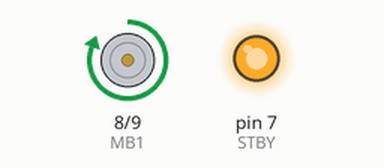
Bench run of a sketch on a simulated Arduino Uno, built with avr-gcc and run on an emulated ATmega328P. Shown: motor-driver pin pairs drawn as motors (green arrow = first pin HIGH = forward, orange = second pin HIGH = backward, longer = more drive, scaled by the enable pin, stopped while the standby pin is LOW), output pins drawn as LEDs (lit = HIGH). What the sketch prints to the serial monitor is not drawn.

Above: at 6.44 s.
At 19.3 s:
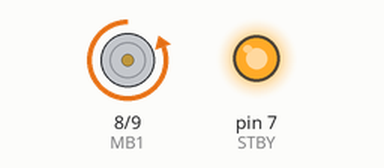
Timing chart, 0 to 33.4 s (numbered marks = the images above):
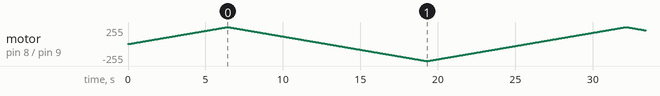

The sketch:

motor_demo.ino
```cpp
int MB1 = 8;
int MB2 = 9;
int PWMB = 6;
int STBY = 7;

void spin_up_down();

void setup()
{
  // Setup output pins
  pinMode(MB1, OUTPUT);
  pinMode(MB2, OUTPUT);
  pinMode(STBY, OUTPUT);
  pinMode(PWMB, OUTPUT);

  // Set spin direction
  digitalWrite(MB1, HIGH);
  digitalWrite(MB2, LOW);

  // Take H-Bridge out of standby
  digitalWrite(STBY, HIGH);

  // Motor short brake
  analogWrite(PWMB, 0);

  // Start serial communication
  Serial.begin(115200);
}

void loop()
{
  // spin up CW
  // Set spin direction
  digitalWrite(MB1, HIGH);
  digitalWrite(MB2, LOW);
  // loop through different PWMs
  spin_up_down();

  // spin up CCW
  // Set spin direction
  digitalWrite(MB1, LOW);
  digitalWrite(MB2, HIGH);
  // loop through different PWMs
  spin_up_down();
}

void spin_up_down()
{
  for(int counter = 0; counter < 256; counter++)
  {
    // update speed
    analogWrite(PWMB, counter);
    // print out speed
    Serial.println(counter);
    // wait 25 ms
    delay(25);
  }

  for(int counter = 255; counter > 0; counter--)
  {
    // update speed
    analogWrite(PWMB, counter);
    // print out speed
    Serial.println(counter);
    // wait 25 ms
    delay(25);
  }
}
```
